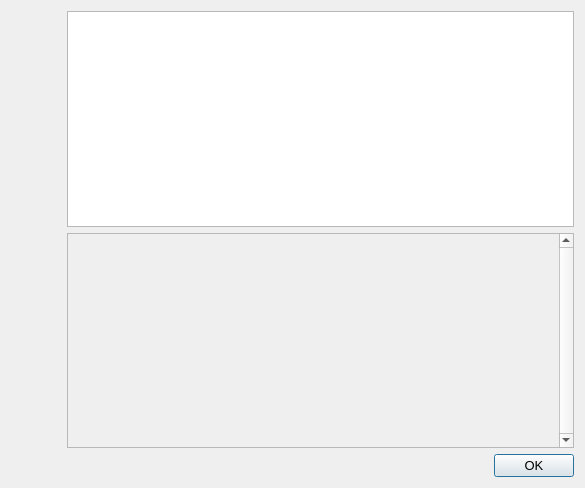
<?xml version="1.0" encoding="UTF-8"?>
<ui version="4.0">
 <class>HelpMessageDialog</class>
 <widget class="QDialog" name="HelpMessageDialog">
  <property name="geometry">
   <rect>
    <width>585</width>
    <height>488</height>
   </rect>
  </property>
  <property name="minimumSize">
   <size>
    <width>200</width>
    <height>300</height>
   </size>
  </property>
  <property name="font">
   <font>
    <pointsize>10</pointsize>
   </font>
  </property>
  <property name="windowTitle">
   <string notr="true">Cryptonodes Core - Command-line options</string>
  </property>
  <layout class="QHBoxLayout" name="horizontalLayout_2">
   <item>
    <widget class="QLabel" name="graphic">
     <property name="sizePolicy">
      <sizepolicy hsizetype="Preferred" vsizetype="Ignored">
       <horstretch>0</horstretch>
       <verstretch>0</verstretch>
      </sizepolicy>
     </property>
     <property name="minimumSize">
      <size>
       <width>50</width>
       <height>300</height>
      </size>
     </property>
     <property name="pixmap">
      <pixmap resource="../cryptonodes.qrc">:/images/about</pixmap>
     </property>
     <property name="alignment">
      <set>Qt::AlignLeading|Qt::AlignLeft|Qt::AlignTop</set>
     </property>
    </widget>
   </item>
   <item>
    <layout class="QVBoxLayout" name="verticalLayout">
     <item>
      <widget class="QTextEdit" name="helpMessage">
       <property name="minimumSize">
        <size>
         <width>150</width>
         <height>100</height>
        </size>
       </property>
       <property name="readOnly">
        <bool>true</bool>
       </property>
      </widget>
     </item>
     <item>
      <widget class="QScrollArea" name="scrollArea">
       <property name="minimumSize">
        <size>
         <width>150</width>
         <height>100</height>
        </size>
       </property>
       <property name="verticalScrollBarPolicy">
        <enum>Qt::ScrollBarAlwaysOn</enum>
       </property>
       <property name="widgetResizable">
        <bool>true</bool>
       </property>
       <widget class="QWidget" name="scrollAreaWidgetContents">
        <property name="geometry">
         <rect>
          <width>480</width>
          <height>212</height>
         </rect>
        </property>
        <property name="minimumSize">
         <size>
          <width>300</width>
          <height>150</height>
         </size>
        </property>
        <layout class="QVBoxLayout" name="verticalLayout_2">
         <item>
          <widget class="QLabel" name="aboutMessage">
           <property name="minimumSize">
            <size>
             <width>150</width>
             <height>100</height>
            </size>
           </property>
           <property name="cursor">
            <cursorShape>IBeamCursor</cursorShape>
           </property>
           <property name="textFormat">
            <enum>Qt::PlainText</enum>
           </property>
           <property name="alignment">
            <set>Qt::AlignLeading|Qt::AlignLeft|Qt::AlignTop</set>
           </property>
           <property name="openExternalLinks">
            <bool>true</bool>
           </property>
           <property name="textInteractionFlags">
            <set>Qt::LinksAccessibleByMouse|Qt::TextSelectableByKeyboard|Qt::TextSelectableByMouse</set>
           </property>
          </widget>
         </item>
        </layout>
       </widget>
      </widget>
     </item>
     <item>
      <widget class="QDialogButtonBox" name="okButton">
       <property name="minimumSize">
        <size>
         <width>150</width>
         <height>20</height>
        </size>
       </property>
       <property name="orientation">
        <enum>Qt::Horizontal</enum>
       </property>
       <property name="standardButtons">
        <set>QDialogButtonBox::Ok</set>
       </property>
      </widget>
     </item>
    </layout>
   </item>
  </layout>
 </widget>
 <resources>
  <include location="../cryptonodes.qrc"/>
 </resources>
 <connections>
  <connection>
   <sender>okButton</sender>
   <signal>accepted()</signal>
   <receiver>HelpMessageDialog</receiver>
   <slot>accept()</slot>
   <hints>
    <hint type="sourcelabel">
     <x>20</x>
     <y>20</y>
    </hint>
    <hint type="destinationlabel">
     <x>20</x>
     <y>20</y>
    </hint>
   </hints>
  </connection>
  <connection>
   <sender>okButton</sender>
   <signal>rejected()</signal>
   <receiver>HelpMessageDialog</receiver>
   <slot>reject()</slot>
   <hints>
    <hint type="sourcelabel">
     <x>20</x>
     <y>20</y>
    </hint>
    <hint type="destinationlabel">
     <x>20</x>
     <y>20</y>
    </hint>
   </hints>
  </connection>
 </connections>
</ui>
